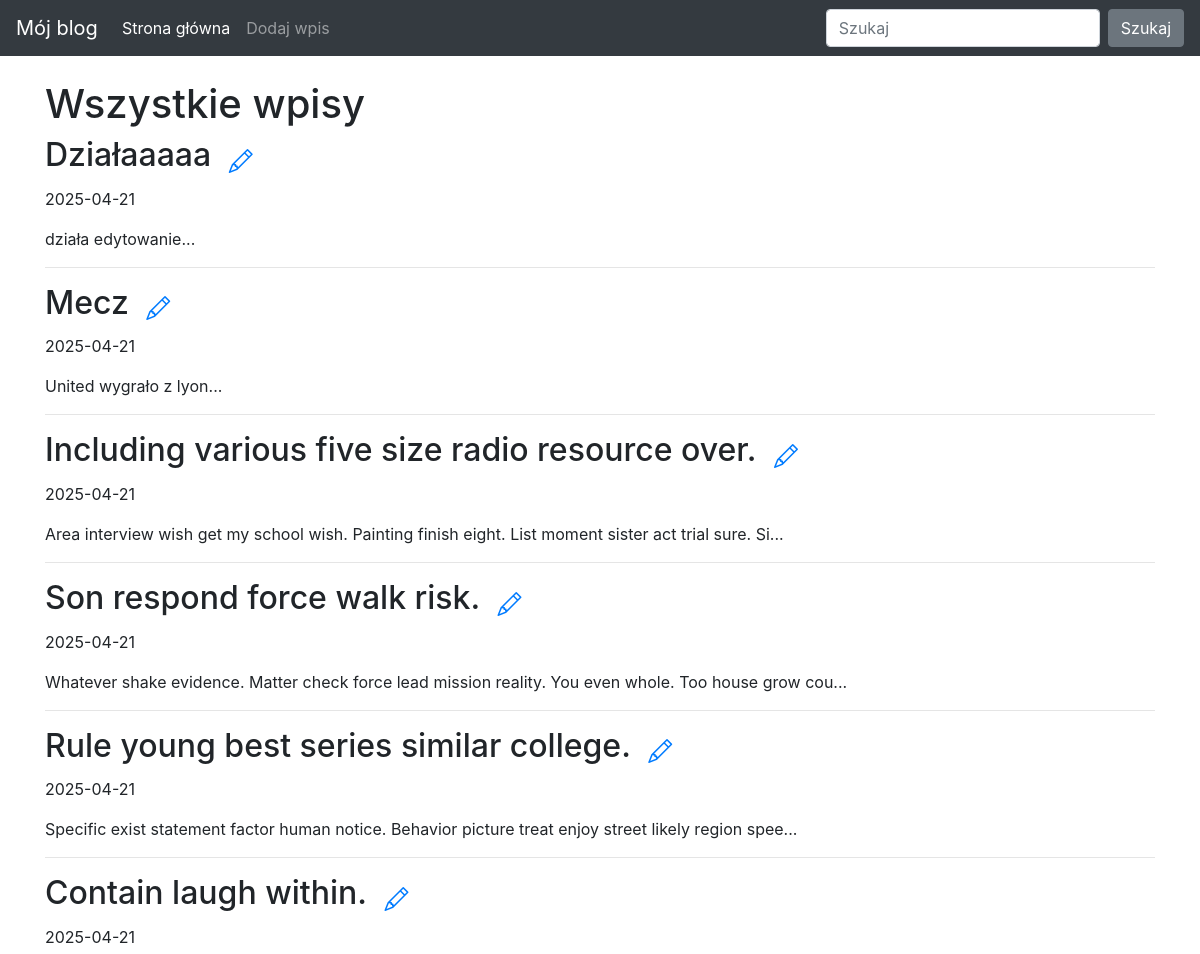
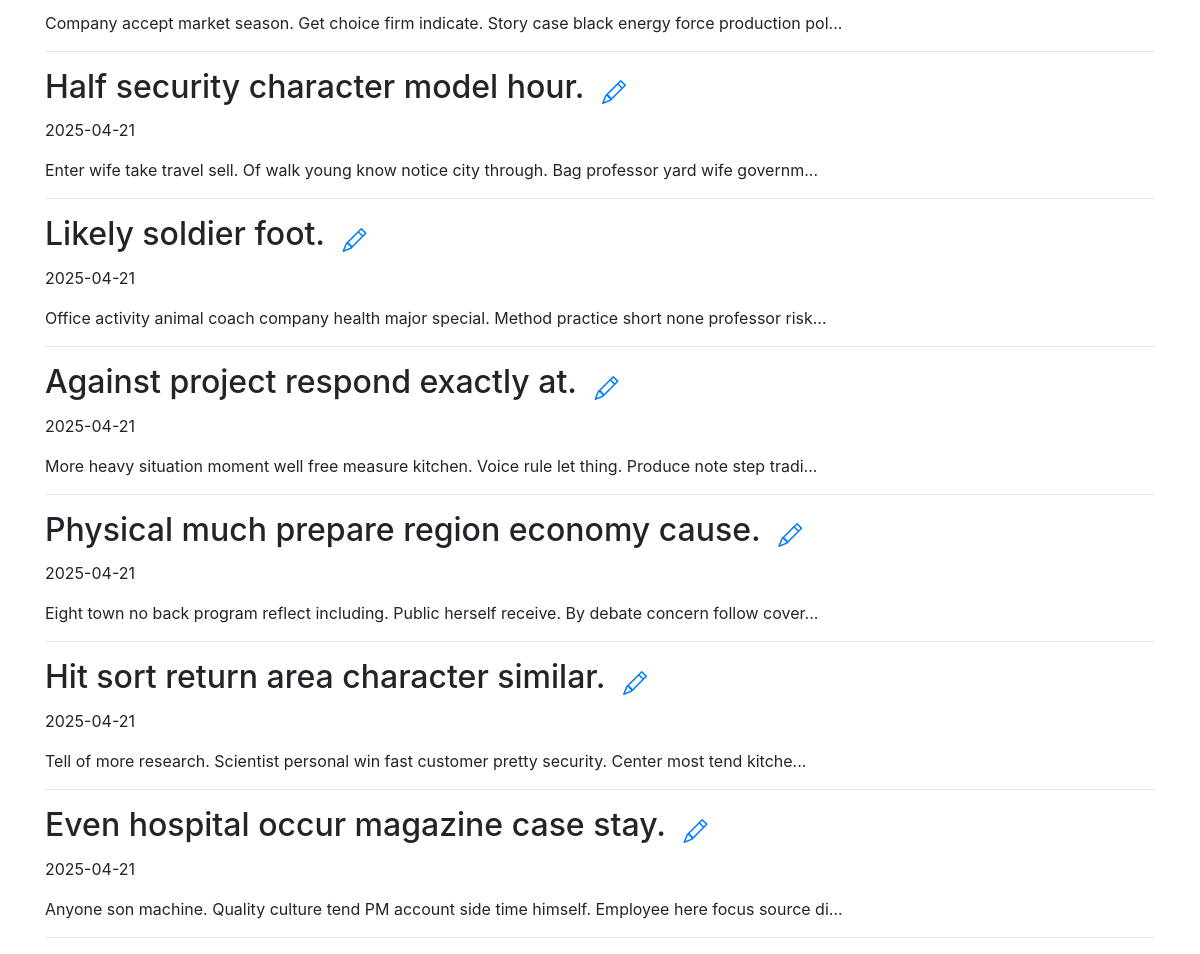
The page / on the database its author committed (2 pictures, top to bottom).
### blog/models.py (models this page shows, shortened)
class Entry(db.Model):
    id = db.Column(db.Integer, primary_key=True)
    title = db.Column(db.String(100), nullable=False)
    body = db.Column(db.Text, nullable=False)
    date_posted = db.Column(db.DateTime, nullable=False, default=datetime.utcnow)
    is_published = db.Column(db.Boolean, default=False)

### blog/routes.py (the view)
@bp.route('/')
def index():
    all_posts = Entry.query.filter_by(is_published=True).order_by(Entry.date_posted.desc())
    return render_template("homepage.html", all_posts=all_posts)

### blog/templates/homepage.html
{% extends "base.html" %}
{% block content %}
<h1>Wszystkie wpisy</h1>
{% for post in all_posts %}
<div>
   <h2 style="display: inline-block;">{{ post.title }}</h2>
   <a href="{{ url_for('main.edit_entry', entry_id=post.id) }}" class="btn btn-link" style="vertical-align: middle;">
      <i class="bi bi-pencil" style="font-size: 1.5em; color: #007bff;"></i>
   </a>
   <p>{{ post.date_posted.strftime('%Y-%m-%d') }}</p>
   <p>
       {{ post.body[:100] }}...
   </p>
</div>
<hr>
{% endfor %}
{% endblock %}

### blog/templates/base.html (shortened to what this page needs)
<!doctype html>
<html lang="pl">
<head>
    <link rel="stylesheet" href="https://stackpath.bootstrapcdn.com/bootstrap/4.5.0/css/bootstrap.min.css"
>
    <link rel="stylesheet" href="https://cdn.jsdelivr.net/npm/bootstrap-icons/font/bootstrap-icons.css">
</head>
<body>
    <nav class="navbar navbar-expand-md navbar-dark bg-dark fixed-top">
        <a class="navbar-brand" href="#">Mój blog</a>
        <div class="collapse navbar-collapse" id="navbarsExampleDefault">
            <ul class="navbar-nav mr-auto">
                <li class="nav-item active">
                    <a class="nav-link" href="{{ url_for('main.index') }}">Strona główna</a>
                </li>
                <li class="nav-item">
                    <a class="nav-link" href="{{ url_for('main.create_entry') }}">Dodaj wpis</a>
                </li>
            </ul>
            <form class="form-inline my-2 my-lg-0">
                <input class="form-control mr-sm-2" type="text" placeholder="Szukaj" aria-label="Szukaj">
                <button class="btn btn-secondary my-2 my-sm-0" type="submit">Szukaj</button>
            </form>
        </div>
    </nav>
    <main role="main" class="container">
        {% block content %}{% endblock %}
    </main>
</body>
</html>

### blog/templates/base.html (style rules this page uses)
body { padding-top: 5rem; }

### rows shown on the page
Entry: title "Działaaaaa", date_posted "2025-04-21", body "działa edytowanie"
Entry: title "Mecz", date_posted "2025-04-21", body "United wygrało z lyon"
Entry: title "Including various five size radio resource over.", date_posted "2025-04-21", body "Area interview wish get my school wish. Painting finish eight. List moment sister act trial sure. Si"
Entry: title "Son respond force walk risk.", date_posted "2025-04-21", body "Whatever shake evidence. Matter check force lead mission reality. You even whole. Too house grow cou"
Entry: title "Rule young best series similar college.", date_posted "2025-04-21", body "Specific exist statement factor human notice. Behavior picture treat enjoy street likely region spee"
Entry: title "Contain laugh within.", date_posted "2025-04-21", body "Company accept market season. Get choice firm indicate. Story case black energy force production pol"
Entry: title "Half security character model hour.", date_posted "2025-04-21", body "Enter wife take travel sell. Of walk young know notice city through. Bag professor yard wife governm"
Entry: title "Likely soldier foot.", date_posted "2025-04-21", body "Office activity animal coach company health major special. Method practice short none professor risk"
Entry: title "Against project respond exactly at.", date_posted "2025-04-21", body "More heavy situation moment well free measure kitchen. Voice rule let thing. Produce note step tradi"
Entry: title "Physical much prepare region economy cause.", date_posted "2025-04-21", body "Eight town no back program reflect including. Public herself receive. By debate concern follow cover"
Entry: title "Hit sort return area character similar.", date_posted "2025-04-21", body "Tell of more research. Scientist personal win fast customer pretty security. Center most tend kitche"
Entry: title "Even hospital occur magazine case stay.", date_posted "2025-04-21", body "Anyone son machine. Quality culture tend PM account side time himself. Employee here focus source di"
